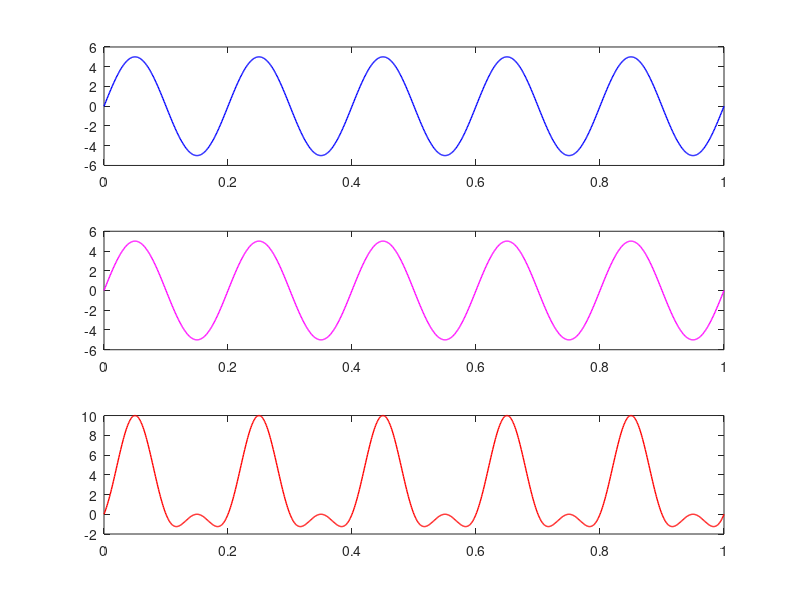

Recreate this plot in MATLAB.
%Taking Input
Am = input('Enter message signal amplitude: ');
Ac = input('Enter carrier signal amplitude: ');
fm = input('message frequency: ');  %fm<fc
fc = input('carrier frequency: ');
 m =  Am/Ac; %Modulation Index  %m <= 1

t = 0:0.001:1;

%Equation of the Message signal
y1 = Am*sin(2*pi*fm*t);
subplot(3,1,1);
plot(t,y1,'blue','LineWidth',1);

%Equation of Carrier signal
y2 = Ac*sin(2*pi*fc*t);
subplot(3,1,2);
plot(t,y2,'magenta','LineWidth',1);

%Instantaneous voltage of resulting
y = Ac*(1+m*sin(2*pi*fm*t)).*sin(2*pi*fc*t);
subplot(3,1,3);
plot(t,y,'red','LineWidth',1);
fprintf('Mudulation index: %.2f\n',m);
%input 2 4 5 100